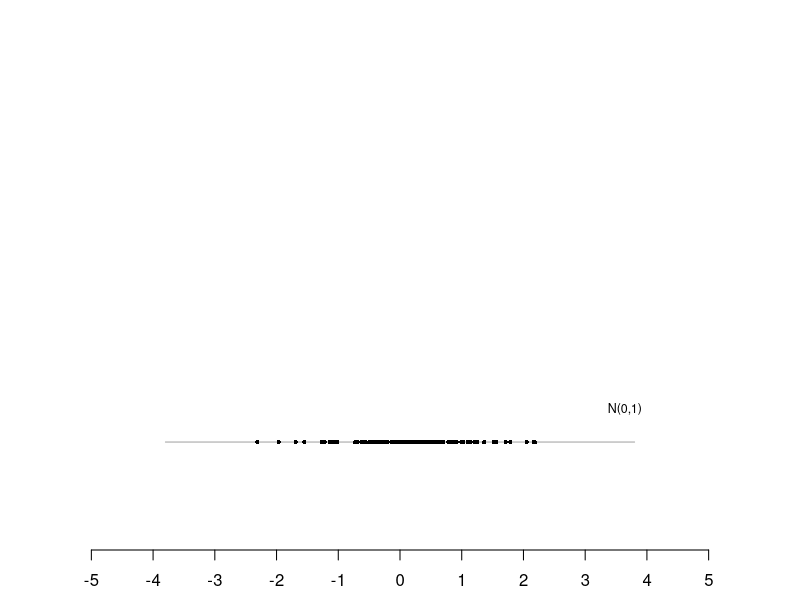

Recreate this plot in R. (Note: this script raises an error after producing the figure.)
# several interval depths w.r.t. a sample of 100 standard normal observations

par(mar=c(2.5,0,1,0))
plot(NA,xlim=c(-6,6),ylim=c(0,1),axes=F,ann=F)
axis(1, -5:5)

set.seed(123)
gaussian1 <- rnorm(100,0,1)
gaus1 <- cbind(gaussian1, rep(0.18, 100))
segments(-3.8, 0.18,  3.8, 0.18, col=176)
points(gaus1, pch=16, cex=0.56)
legend(3, 0.28, "N(0,1)", bty="n", cex=0.75)
zon<-m1m2(gaussian1)
segments(zon[1],0.16,zon[1],0.2,col=2)
segments(zon[2],0.16,zon[2],0.2,col=2)
legend(-6.5,0.28,paste("depth=",round(sm1m2depth(gaussian1,gaussian1),2),sep=""),bty="n",cex=0.8)

mu <- c(0,0,0,1)
sigma <- c(1,0.5,2,1)
height <- c(.36,.54,.72,.9)

for(i in 1:4) {
  gaussian2 <- rnorm(10,mu[i],sigma[i])
  gaus2 <- cbind(gaussian2, rep(height[i], 10))
  segments(-3.8, height[i], 3.8, height[i], col=176)
  gaus12 <- cbind(gaussian1, rep(height[i], 100))
  points(gaus12, pch=16, cex=0.56, col="honeydew4")
  points(gaus2, pch=17, cex=0.95, col=1)
  zon<-m1m2(gaussian2)
  segments(zon[1],height[i]-0.02,zon[1],height[i]+0.02,col=2)
  segments(zon[2],height[i]-0.02,zon[2],height[i]+0.02,col=2)
  legend(3, height[i]+.1,paste("N(",mu[i],",",sigma[i],")",sep=""), bty="n", cex=0.75)
  legend(-6.5,height[i]+.1,paste("depth=",round(sm1m2depth(gaussian2,gaussian1),2),sep=""),bty="n",cex=0.8)
}

title(main="Interval depths")

